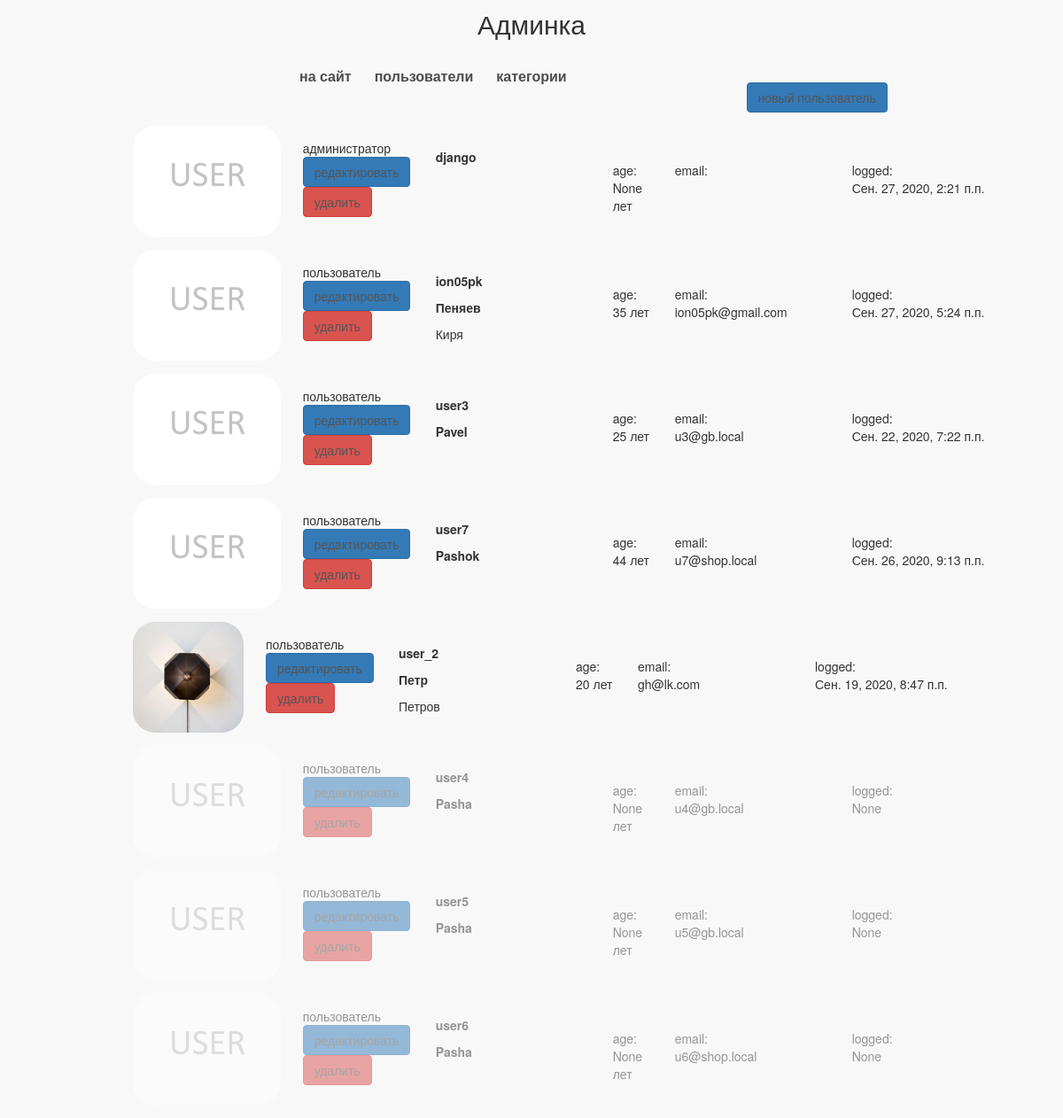
Page /my/admin/ (signed in) on the earlier database version.
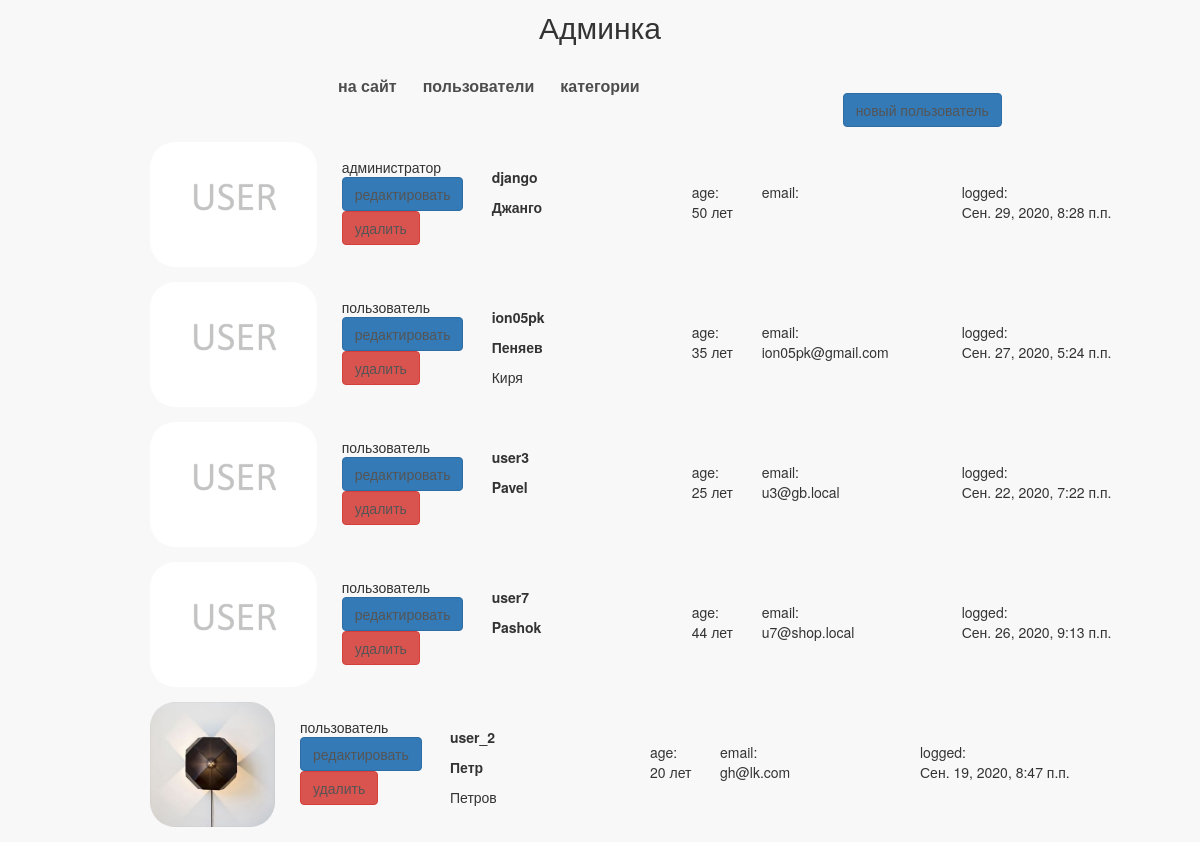
Same page on the later database version.
### authapp/models.py (models this page shows, shortened)
class ShopClient(AbstractUser):
    avatar = models.ImageField(upload_to='users_avatars', blank=True)
    age = models.PositiveIntegerField(verbose_name='возраст', null=True)
    activation_key = models.CharField(max_length=128, blank=True)
    activation_key_expires = models.DateTimeField(default=get_activation_key_expires)
    class Meta:
        ordering = ['-is_active', '-is_superuser', '-is_staff', 'username']

### adminapp/views.py (the view)
# urls.py: path('', adminapp.UserList.as_view(), name='index'),
class UserList(OnlySuperUserMixin, PageTitleMixin, ListView):
    model = get_user_model()
    page_title = 'админка/пользователи'

### adminapp/views.py (called while the page is built)
    @method_decorator(user_passes_test(lambda x: x.is_superuser))
    def dispatch(self, request, *args, **kwargs):
        return super().dispatch(request, *args, **kwargs)

    def get_context_data(self, *, object_list=None, **kwargs):
        data = super().get_context_data(object_list=None, **kwargs)
        if hasattr(self, 'page_title'):
            data['page_title'] = self.page_title
        return data

### mainapp/context_processors.py (called while the page is built)
def catalog_menu(request):
    return {'catalog_menu': ProductCategory.objects.filter(is_active=True)}

### mainapp/templatetags/my_tags.py (called while the page is built)
@register.filter(name='media_folder_users')
def media_folder_users(string):
    if not string:
        string = 'users_avatars/default.jpg'
    return f'{settings.MEDIA_URL}{string}'

### adminapp/templates/authapp/shopclient_list.html
{% extends 'adminapp/common.html' %}
{% load static %}
{% load my_tags %}
{% block content %}
    <div class="users_list">
        <a href="{% url 'my_admin:user_create' %}" class="btn btn-primary new_user">
            новый пользователь
        </a>
        {% for shop_user in object_list %}
            <div class="user_record {% if not shop_user.is_active %}not_active{% endif %}">
                <img src="{{ shop_user.avatar|media_folder_users }}" alt="{{ shop_user.username }}">
                <div class="user_role">
                    {% if shop_user.is_superuser %}администратор{% else %}пользователь{% endif %}
                    <a href="{% url 'my_admin:user_update' pk=shop_user.pk %}" class="btn btn-primary">
                        редактировать
                    </a>
                    <a href="{% url 'my_admin:user_delete' pk=shop_user.pk %}" class="btn btn-danger">
                        удалить
                    </a>
                </div>
                <div class="user_name">
                    <p><strong>{{ shop_user.username }}</strong></p>
                    <p>
                        {% if shop_user.first_name %}
                            <b>{{ shop_user.first_name|title }}</b>
                            {% if shop_user.last_name %}
                                <p>{{ shop_user.last_name|title }}</p>
                            {% endif %}
                        {% endif %}
                    </p>
                </div>
                <div class="user_age">
                    age:<br>
                    {{ shop_user.age }} лет
                </div>
                <div class="user_email">
                    email:<br>
                    {{ shop_user.email }}
                </div>
                <div class="user_lastlogin">
                    logged:<br>
                    {{ shop_user.last_login }}
                </div>
            </div>
        {% endfor %}
    </div>
{% endblock %}

### adminapp/templates/adminapp/common.html (shortened to what this page needs)
<!DOCTYPE html>
{% load static %}
<html lang="en">
<head>
    {% block css %}
        <link rel="stylesheet" type="text/css" href="{% static 'css/bootstrap.min.css' %}">
        <link rel="stylesheet" type="text/css" href="{% static 'css/style.css' %}">
    {% endblock %}
</head>
<body>
<div class="admin_container">
    <div class="h2 text-center head">
        Админка
    </div>
    {% block menu %}
        <div class="admin_menu">
            {% include 'adminapp/includes/inc__admin_menu.html' %}
        </div>
    {% endblock %}
    {% block content %}
    {% endblock %}
</div>
</body>
</html>

### adminapp/templates/adminapp/includes/inc__admin_menu.html (shortened to what this page needs)
<ul class="menu">
    <li>
        <a href="{% url 'main:index' %}">на сайт</a>
    </li>
    <li>
        <a href="{% url 'my_admin:index' %}">пользователи</a>
    </li>
    <li>
        <a href="{% url 'my_admin:categories_read' %}">
            категории
        </a>
    </li>
</ul>

### static/css/style.css (style rules this page uses)
* { margin: 0; padding: 0; }
body { background-color: #f8f8f8; }
.menu { padding-top: 22px; padding-right: 25px; float: right; list-style-type: none; }
.menu li { float: left; }
.menu li a { color: #4d4d4d; font-size: 16px; font-weight: 600; text-decoration: none; text-align: right; padding: 10px 13px; }
.admin_container .h2 { margin-top: 10px; }
.admin_menu { display: block; left: 15px; top: 20px; height: 40px; width: 100%; }
.admin_menu ul.menu { display: block; float: none; width: 550px; height: 50px; margin: auto; color: #555; }
.users_list { margin-left: 150px; }
.users_list a { color: #555; text-decoration: none; }
.users_list .new_user { margin-left: 190px; }
.user_record { height: 125px; margin: 15px auto; position: relative; }
.user_record img { display: block; float: left; height: 125px; border-radius: 25px; }
.user_record .user_name { display: block; float: left; margin-top: 15px; margin-left: 25px; width: 175px; }
.user_record .user_name p { margin: 10px auto; }
.user_record .user_email { display: block; float: left; margin-top: 40px; margin-left: 25px; width: 175px; }
.user_record .user_age { display: block; float: left; margin-top: 40px; margin-left: 25px; width: 45px; }
.user_record .user_role { display: block; float: left; margin-top: 15px; margin-left: 25px; width: 125px; }
.user_record .user_lastlogin { display: block; float: left; margin-top: 40px; margin-left: 25px; width: 175px; }

Differences in the rows shown:
removed ShopClient: is_superuser "пользователь", username "user4", first_name "Pasha", age "None", email "u4@gb.local", last_login "None", is_active False (drawn)
removed ShopClient: is_superuser "пользователь", username "user5", first_name "Pasha", age "None", email "u5@gb.local", last_login "None", is_active False (drawn)
removed ShopClient: is_superuser "пользователь", username "user6", first_name "Pasha", age "None", email "u6@shop.local", last_login "None", is_active False (drawn)
changed ShopClient "django": first_name (not shown) → "Джанго"; age "None" → "50"; last_login "Сен. 27, 2020, 2:21 п.п." → "Сен. 29, 2020, 8:28 п.п."
